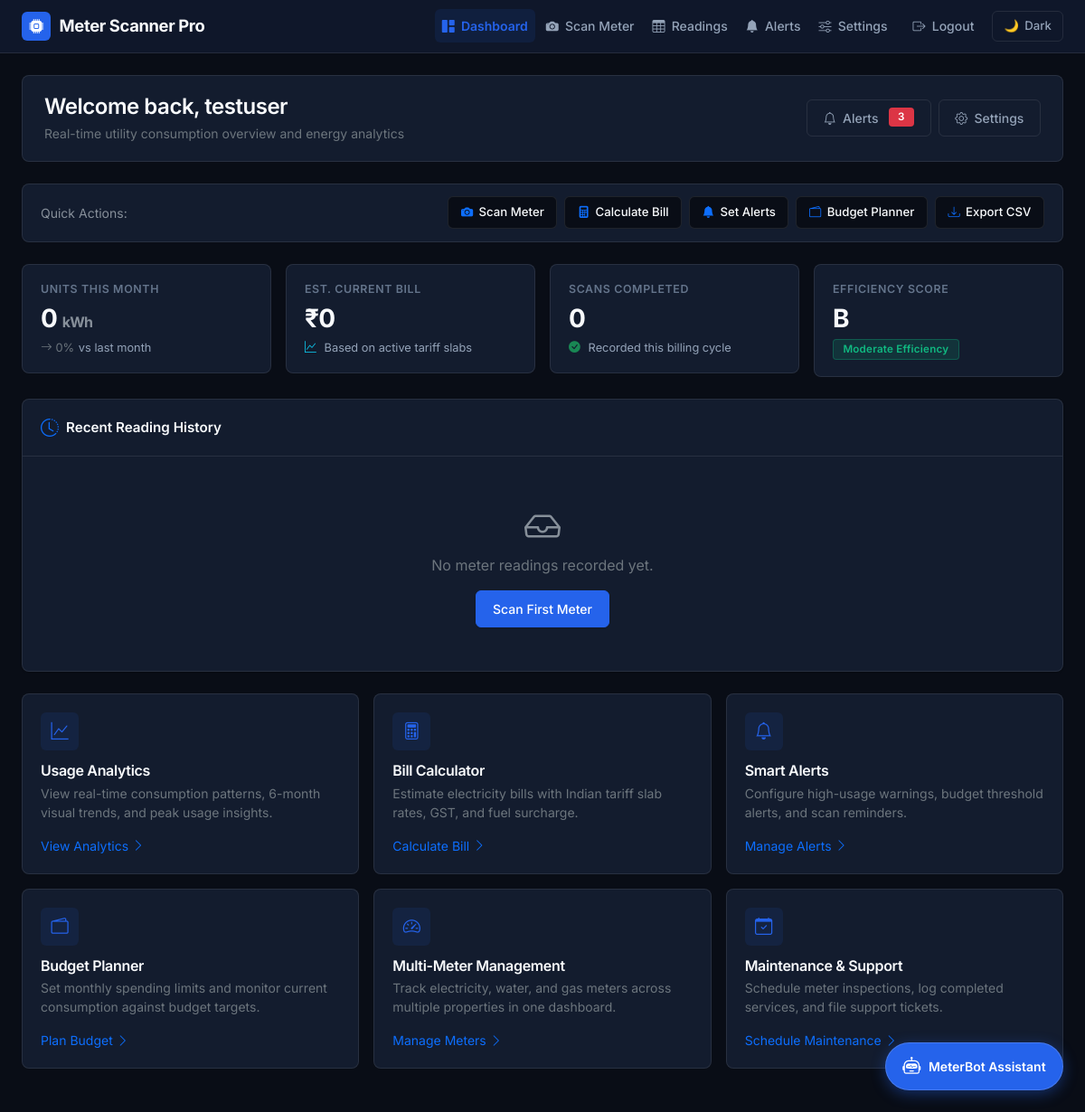
Before: /dashboard (signed in) with the older database file.
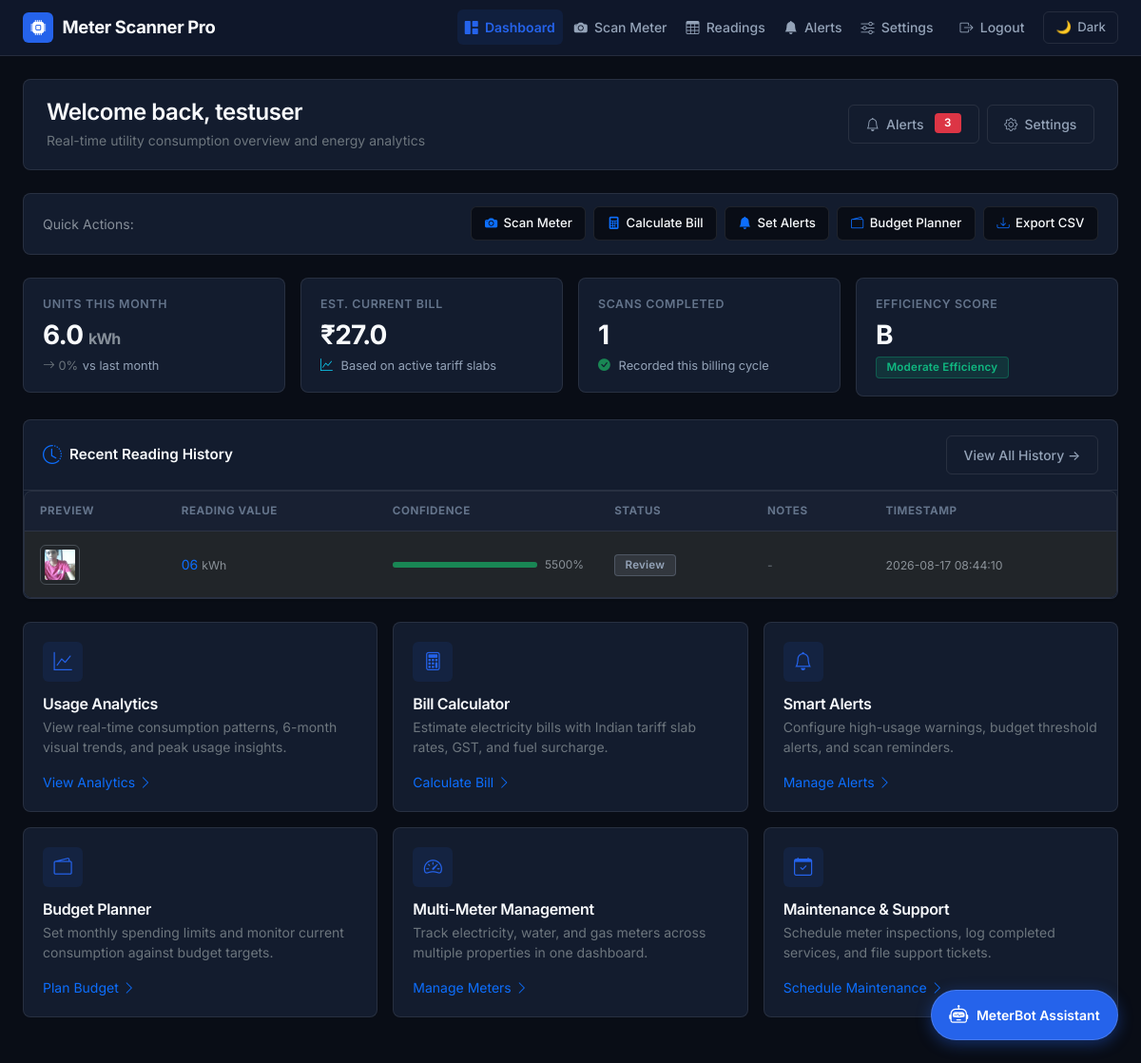
After: the same page with the newer database file.
### tables this page shows
CREATE TABLE users (
                id INTEGER PRIMARY KEY AUTOINCREMENT,
                username TEXT UNIQUE NOT NULL,
                password TEXT NOT NULL
            , google_id TEXT, first_name TEXT, last_name TEXT, phone TEXT, address TEXT, email TEXT DEFAULT '');

CREATE TABLE readings (
                id INTEGER PRIMARY KEY AUTOINCREMENT,
                user_id INTEGER NOT NULL,
                image_path TEXT NOT NULL,
                reading_value TEXT,
                timestamp DATETIME DEFAULT CURRENT_TIMESTAMP, confidence REAL, debug_image TEXT, status TEXT DEFAULT 'auto', notes TEXT,
                FOREIGN KEY (user_id) REFERENCES users (id)
            );

### app.py (the view)
@app.route('/dashboard')
@login_required
def dashboard():
    conn = get_db_connection()
    try:
        c = conn.cursor()
        c.execute("""
            SELECT id, reading_value, confidence, status, notes, timestamp, image_path
            FROM readings
            WHERE user_id = ?
            ORDER BY timestamp DESC
            LIMIT 10
        """, (current_user.id,))
        recent_readings = c.fetchall()
        c.execute("""
            SELECT AVG(CAST(reading_value AS REAL)) as current_month_avg,
                   COUNT(*) as current_month_count,
                   MAX(CAST(reading_value AS REAL)) as current_month_max,
                   MIN(CAST(reading_value AS REAL)) as current_month_min
            FROM readings
            WHERE user_id = ?
            AND strftime('%Y-%m', timestamp) = strftime('%Y-%m', 'now')
        """, (current_user.id,))
        current_stats = c.fetchone()
        c.execute("""
            SELECT AVG(CAST(reading_value AS REAL)) as prev_month_avg
            FROM readings
            WHERE user_id = ?
            AND strftime('%Y-%m', timestamp) = strftime('%Y-%m', date('now', '-1 month'))
        """, (current_user.id,))
        prev_stats = c.fetchone()
        current_avg = current_stats['current_month_avg'] if current_stats['current_month_avg'] else 0
        prev_avg = prev_stats['prev_month_avg'] if prev_stats['prev_month_avg'] else 0
        estimated_bill = current_avg * 4.50 if current_avg else 0  # Base rate
        usage_change = 0
        if prev_avg > 0:
            usage_change = ((current_avg - prev_avg) / prev_avg) * 100
        c.execute("""
            SELECT strftime('%Y-%m', timestamp) as month,
                   AVG(CAST(reading_value AS REAL)) as avg_reading,
                   COUNT(*) as reading_count
            FROM readings
            WHERE user_id = ?
            AND timestamp >= date('now', '-6 months')
            GROUP BY strftime('%Y-%m', timestamp)
            ORDER BY month
        """, (current_user.id,))
        monthly_data = []
        for row in c.fetchall():
            monthly_data.append({
                'month': row['month'],
                'avg_reading': round(row['avg_reading'], 2) if row['avg_reading'] else 0,
                'reading_count': row['reading_count']
            })
        dashboard_data = {
            'recent_readings': [dict(reading) for reading in recent_readings],
            'current_month_avg': round(current_avg, 2),
            'current_month_count': current_stats['current_month_count'] or 0,
            'current_month_max': round(current_stats['current_month_max'], 2) if current_stats['current_month_max'] else 0,
            'estimated_bill': round(estimated_bill, 2),
            'usage_change': round(usage_change, 1),
            'monthly_data': monthly_data,
            'efficiency_score': 'A+' if usage_change < 0 else 'B' if usage_change < 10 else 'C'
        }
        return render_template("dashboard.html", **dashboard_data)
    finally:
        conn.close()

### templates/dashboard.html (shortened to what this page needs)
{% extends "base.html" %}
{% block content %}
<div class="dashboard-header d-flex align-items-center justify-content-between flex-wrap gap-3">
    <div>
        <h4 class="mb-1 font-weight-700">Welcome back, {{ current_user.username }}</h4>
        <p class="text-secondary mb-0 small">Real-time utility consumption overview and energy analytics</p>
    </div>
    <div class="d-flex align-items-center gap-2">
        <a href="{{ url_for('alerts') }}" class="btn btn-outline-secondary btn-sm position-relative">
            <i class="bi bi-bell"></i> Alerts
            <span class="badge bg-danger ms-1">3</span>
        </a>
        <a href="{{ url_for('settings') }}" class="btn btn-outline-secondary btn-sm">
            <i class="bi bi-gear"></i> Settings
        </a>
    </div>
</div>
<div class="quick-toolbar">
    <div class="d-flex align-items-center gap-2">
        <span class="text-muted small font-weight-600 uppercase">Quick Actions:</span>
    </div>
    <div class="d-flex align-items-center flex-wrap gap-2">
        <button class="quick-action-btn" data-url="{{ url_for('capture') }}" onclick="window.location.href=this.dataset.url">
            <i class="bi bi-camera-fill text-primary"></i> Scan Meter
        </button>
        <button class="quick-action-btn" onclick="showBillCalculator()">
            <i class="bi bi-calculator-fill text-primary"></i> Calculate Bill
        </button>
        <button class="quick-action-btn" onclick="showUsageAlerts()">
            <i class="bi bi-bell-fill text-primary"></i> Set Alerts
        </button>
        <button class="quick-action-btn" onclick="showBudgetPlanner()">
            <i class="bi bi-wallet2 text-primary"></i> Budget Planner
        </button>
        <button class="quick-action-btn" onclick="exportData()">
            <i class="bi bi-download text-primary"></i> Export CSV
        </button>
    </div>
</div>
<div class="row g-3 mb-4">
    <div class="col-12 col-sm-6 col-xl-3">
        <div class="kpi-card">
            <div class="kpi-label">Units This Month</div>
            <div class="kpi-value">{{ current_month_avg or 0 }} <span class="fs-6 font-weight-500 text-muted">kWh</span></div>
            <div class="kpi-subtext">
                <span class="{% if usage_change < 0 %}text-success{% elif usage_change > 0 %}text-warning{% else %}text-secondary{% endif %} font-weight-600">
                    <i class="bi bi-arrow-{% if usage_change < 0 %}down{% elif usage_change > 0 %}up{% else %}right{% endif %}"></i>
                    {% if usage_change != 0 %}{{ usage_change|round|int }}% {{ 'less' if usage_change < 0 else 'more' }}{% else %}0%{% endif %}
                </span>
                <span>vs last month</span>
            </div>
        </div>
    </div>
    <div class="col-12 col-sm-6 col-xl-3">
        <div class="kpi-card">
            <div class="kpi-label">Est. Current Bill</div>
            <div class="kpi-value">₹{{ estimated_bill or 0 }}</div>
            <div class="kpi-subtext">
                <i class="bi bi-graph-up text-info me-1"></i> Based on active tariff slabs
            </div>
        </div>
    </div>
    <div class="col-12 col-sm-6 col-xl-3">
        <div class="kpi-card">
            <div class="kpi-label">Scans Completed</div>
            <div class="kpi-value">{{ current_month_count }}</div>
            <div class="kpi-subtext">
                <i class="bi bi-check-circle-fill text-success me-1"></i> Recorded this billing cycle
            </div>
        </div>
    </div>
    <div class="col-12 col-sm-6 col-xl-3">
        <div class="kpi-card">
            <div class="kpi-label">Efficiency Score</div>
            <div class="kpi-value">{{ efficiency_score }}</div>
            <div class="kpi-subtext">
                <span class="badge badge-success">
                    {% if efficiency_score == 'A+' %}Optimal Efficiency{% elif efficiency_score == 'B' %}Moderate Efficiency{% else %}Needs Attention{% endif %}
                </span>
            </div>
        </div>
    </div>
</div>
<div class="card mb-4">
    <div class="card-header d-flex align-items-center justify-content-between">
        <div class="d-flex align-items-center gap-2">
            <i class="bi bi-clock-history text-primary fs-5"></i>
            <span>Recent Reading History</span>
        </div>
        {% if recent_readings %}
            <a href="{{ url_for('readings') }}" class="btn btn-outline-secondary btn-sm">View All History →</a>
        {% endif %}
    </div>
    <div class="card-body p-0">
        {% if recent_readings %}
            <div class="table-responsive">
                <table class="table">
                    <thead>
                        <tr>
                            <th>Preview</th>
                            <th>Reading Value</th>
                            <th>Confidence</th>
                            <th>Status</th>
                            <th>Notes</th>
                            <th>Timestamp</th>
                        </tr>
                    </thead>
                    <tbody>
                        {% for reading in recent_readings %}
                        <tr>
                            <td>
                                {% if reading.image_path %}
                                    <img src="{{ url_for('static', filename='uploads/' + reading.image_path) }}"
                                         class="rounded img-thumbnail dashboard-thumbnail"
                                         style="width: 42px; height: 42px; object-fit: cover; cursor: zoom-in;"
                                         data-image="{{ reading.image_path }}"
                                         alt="Meter Thumbnail">
                                {% else %}
                                    <span class="text-muted small">No Image</span>
                                {% endif %}
                            </td>
                            <td><span class="font-weight-700 text-primary">{{ reading.reading_value }}</span> <small class="text-muted">kWh</small></td>
                            <td style="min-width: 140px;">
                                {% if reading.confidence %}
                                    {% set conf = reading.confidence %}
                                    {% set conf_percent = (conf * 100)|round|int %}
                                    <div class="d-flex align-items-center gap-2">
                                        <div class="progress flex-grow-1" style="height: 6px; background-color: var(--border-color);">
                                            <div class="progress-bar {% if conf > 0.8 %}bg-success{% elif conf > 0.6 %}bg-warning{% else %}bg-danger{% endif %}"
                                                 data-width="{{ conf_percent }}%"></div>
                                        </div>
                                        <small class="font-weight-600 text-muted" style="font-size: 0.75rem;">{{ conf_percent }}%</small>
                                    </div>
                                {% else %}
                                    <span class="text-muted small">N/A</span>
                                {% endif %}
                            </td>
                            <td>
                                <span class="badge {% if reading.status == 'auto' or reading.status == 'detected' %}badge-success{% elif reading.status == 'manual' %}badge-info{% else %}badge-neutral{% endif %}">
                                    {{ (reading.status or 'Recorded')|title }}
                                </span>
                            </td>
                            <td><span class="text-secondary small">{{ reading.notes or '-' }}</span></td>
                            <td><span class="text-muted small">{{ reading.timestamp }}</span></td>
                        </tr>
                        {% endfor %}
                    </tbody>
                </table>
            </div>
        {% else %}
            <div class="text-center py-5">
                <i class="bi bi-inbox text-muted fs-1 mb-2"></i>
                <p class="text-secondary mb-3">No meter readings recorded yet.</p>
                <a href="{{ url_for('capture') }}" class="btn btn-primary btn-sm">Scan First Meter</a>
            </div>
        {% endif %}
    </div>
</div>
<div class="row g-3 mb-4">
    <div class="col-12 col-md-6 col-xl-4">
        <div class="tool-card-grid" onclick="showAnalytics()">
            <div>
                <div class="tool-icon-box"><i class="bi bi-graph-up"></i></div>
                <h6 class="font-weight-600 mb-1">Usage Analytics</h6>
                <p class="text-secondary small mb-3">View real-time consumption patterns, 6-month visual trends, and peak usage insights.</p>
            </div>
            <div class="d-flex align-items-center text-primary font-weight-600 small">
                <span>View Analytics</span> <i class="bi bi-chevron-right ms-1"></i>
            </div>
        </div>
    </div>
    <div class="col-12 col-md-6 col-xl-4">
        <div class="tool-card-grid" onclick="showBillCalculator()">
            <div>
                <div class="tool-icon-box"><i class="bi bi-calculator"></i></div>
                <h6 class="font-weight-600 mb-1">Bill Calculator</h6>
                <p class="text-secondary small mb-3">Estimate electricity bills with Indian tariff slab rates, GST, and fuel surcharge.</p>
            </div>
            <div class="d-flex align-items-center text-primary font-weight-600 small">
                <span>Calculate Bill</span> <i class="bi bi-chevron-right ms-1"></i>
            </div>
        </div>
    </div>
    <div class="col-12 col-md-6 col-xl-4">
        <div class="tool-card-grid" onclick="showUsageAlerts()">
            <div>
                <div class="tool-icon-box"><i class="bi bi-bell"></i></div>
                <h6 class="font-weight-600 mb-1">Smart Alerts</h6>
                <p class="text-secondary small mb-3">Configure high-usage warnings, budget threshold alerts, and scan reminders.</p>
            </div>
            <div class="d-flex align-items-center text-primary font-weight-600 small">
                <span>Manage Alerts</span> <i class="bi bi-chevron-right ms-1"></i>
            </div>
        </div>
    </div>
    <div class="col-12 col-md-6 col-xl-4">
        <div class="tool-card-grid" onclick="showBudgetPlanner()">
            <div>
                <div class="tool-icon-box"><i class="bi bi-wallet2"></i></div>
                <h6 class="font-weight-600 mb-1">Budget Planner</h6>
                <p class="text-secondary small mb-3">Set monthly spending limits and monitor current consumption against budget targets.</p>
            </div>
            <div class="d-flex align-items-center text-primary font-weight-600 small">
                <span>Plan Budget</span> <i class="bi bi-chevron-right ms-1"></i>
            </div>
        </div>
    </div>
    <div class="col-12 col-md-6 col-xl-4">
        <div class="tool-card-grid" onclick="showMultiMeter()">
            <div>
                <div class="tool-icon-box"><i class="bi bi-speedometer2"></i></div>
                <h6 class="font-weight-600 mb-1">Multi-Meter Management</h6>
                <p class="text-secondary small mb-3">Track electricity, water, and gas meters across multiple properties in one dashboard.</p>
            </div>
            <div class="d-flex align-items-center text-primary font-weight-600 small">
                <span>Manage Meters</span> <i class="bi bi-chevron-right ms-1"></i>
            </div>
        </div>
    </div>
    <div class="col-12 col-md-6 col-xl-4">
        <div class="tool-card-grid" onclick="showMaintenance()">
            <div>
                <div class="tool-icon-box"><i class="bi bi-calendar-check"></i></div>
                <h6 class="font-weight-600 mb-1">Maintenance & Support</h6>
                <p class="text-secondary small mb-3">Schedule meter inspections, log completed services, and file support tickets.</p>
            </div>
            <div class="d-flex align-items-center text-primary font-weight-600 small">
                <span>Schedule Maintenance</span> <i class="bi bi-chevron-right ms-1"></i>
            </div>
        </div>
    </div>
</div>
{% endblock %}

Changed rows visible on the page:
added readings: image_path (picture), reading_value "06", confidence 55 (drawn), conf_percent "5500", status "Review", notes "-", timestamp "2026-08-17 08:44:10"
Other visible differences:
{{ current_month_avg or 0 }}: "0" → "6.0"
{{ estimated_bill or 0 }}: "0" → "27.0"
{{ current_month_count }}: "0" → "1"
text no longer shown: "No meter readings recorded yet. Scan First Meter"
text now shown: "View All History → PREVIEW READING VALUE CONFIDENCE STATUS NOTES TIMESTAMP"
